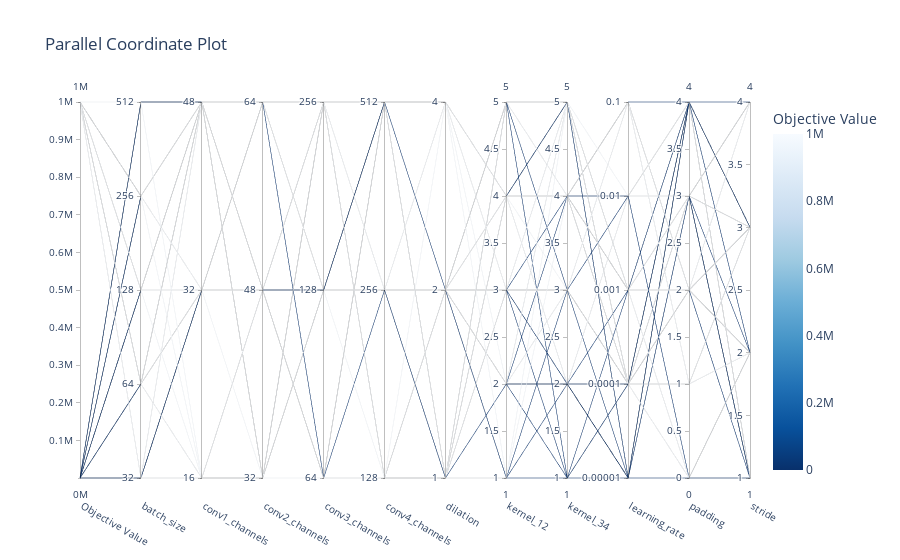

Here is the notebook cell this chart was saved with:
### Code cell
fig = optuna.visualization.plot_parallel_coordinate(study,params=['learning_rate','learning_rate','batch_size','conv1_channels','conv2_channels','conv3_channels','conv4_channels',
 'kernel_12', 'kernel_34','padding', 'stride','dilation'])
fig.show()

### Figure 1 — Plotly figure (JSON) as saved in the notebook; plotly's stock layout.template omitted (floating-point values rounded to 4 significant figures)
{"data": [{"dimensions": [{"label": "Objective Value", "range": [5.379, 1000000], "values": [1000000, 5.909, 12.24, 5.379, 8.93, 28.19, 9.054, 1000000, 13.41, 1000000, 6.839, 7.826, 6.837, 7.041, 1000000, 7.041, 7.041, 7.041, 7.041, 7.041, 7.041, 1000000, 7.041, 7.041, 5.979, 5.979, 5.979, 7.614, 5.979, 10.07, 5.979, 5.979, 5.804, 1000000, 1000000, 1000000, 1000000, 1000000, 1000000, 7.061, 7.169, 7.14, 14.53, 1000000, 1000000, 12.59, 7.073, 1000000, 8.574, 9.08, 12.0, 1000000, 1000000, 1000000, 1000000, 9.634, 12.19, 9.299, 8.013, 7.189, 9.129, 11.1, 1000000, 1000000, 11.62, 26.85, 8.517, 8.517, 8.517, 23.41]}, {"label": "batch_size", "range": [0, 4], "ticktext": [32, 64, 128, 256, 512], "tickvals": [0, 1, 2, 3, 4], "values": [0, 0, 0, 0, 0, 0, 0, 0, 0, 1, 1, 1, 1, 1, 1, 1, 1, 1, 1, 1, 1, 1, 1, 1, 1, 1, 1, 1, 1, 1, 1, 1, 1, 1, 1, 1, 1, 1, 1, 1, 1, 1, 1, 2, 2, 2, 2, 2, 2, 2, 2, 3, 3, 3, 3, 3, 3, 3, 3, 3, 3, 3, 3, 4, 4, 4, 4, 4, 4, 4]}, {"label": "conv1_channels", "range": [0, 2], "ticktext": [16, 32, 48], "tickvals": [0, 1, 2], "values": [0, 0, 1, 1, 1, 1, 1, 2, 2, 0, 0, 1, 1, 1, 1, 1, 1, 1, 1, 1, 1, 1, 1, 1, 1, 1, 1, 1, 1, 1, 1, 1, 1, 1, 1, 1, 1, 2, 2, 2, 2, 2, 2, 0, 1, 1, 2, 2, 2, 2, 2, 0, 1, 1, 2, 2, 2, 2, 2, 2, 2, 2, 2, 0, 2, 2, 2, 2, 2, 2]}, {"label": "conv2_channels", "range": [0, 2], "ticktext": [32, 48, 64], "tickvals": [0, 1, 2], "values": [0, 1, 1, 1, 1, 1, 2, 1, 1, 0, 1, 1, 1, 1, 1, 1, 1, 1, 1, 1, 1, 1, 1, 1, 1, 1, 1, 1, 1, 1, 1, 1, 1, 1, 1, 1, 1, 0, 0, 1, 1, 2, 2, 0, 0, 2, 0, 1, 2, 2, 2, 1, 2, 2, 0, 0, 1, 2, 2, 2, 2, 2, 2, 0, 0, 1, 2, 2, 2, 2]}, {"label": "conv3_channels", "range": [0, 2], "ticktext": [64, 128, 256], "tickvals": [0, 1, 2], "values": [0, 1, 0, 1, 1, 1, 0, 0, 0, 1, 2, 0, 2, 2, 2, 2, 2, 2, 2, 2, 2, 2, 2, 2, 2, 2, 2, 2, 2, 2, 2, 2, 2, 2, 2, 2, 2, 1, 2, 2, 2, 2, 2, 1, 2, 2, 2, 2, 2, 2, 2, 0, 1, 2, 1, 2, 1, 1, 1, 2, 2, 2, 2, 1, 1, 0, 2, 2, 2, 2]}, {"label": "conv4_channels", "range": [0, 2], "ticktext": [128, 256, 512], "tickvals": [0, 1, 2], "values": [2, 2, 2, 2, 2, 2, 2, 0, 0, 1, 2, 2, 2, 2, 2, 2, 2, 2, 2, 2, 2, 2, 2, 2, 2, 2, 2, 2, 2, 2, 2, 2, 2, 2, 2, 2, 2, 0, 0, 0, 1, 0, 0, 1, 1, 0, 0, 2, 0, 0, 0, 2, 1, 0, 1, 0, 2, 1, 1, 0, 0, 0, 0, 1, 1, 1, 0, 0, 0, 0]}, {"label": "dilation", "range": [0, 2], "ticktext": [1, 2, 4], "tickvals": [0, 1, 2], "values": [2, 0, 0, 0, 0, 0, 0, 0, 0, 1, 0, 0, 0, 0, 0, 0, 0, 0, 0, 0, 0, 0, 0, 0, 0, 0, 0, 0, 0, 0, 0, 0, 0, 0, 0, 0, 2, 0, 2, 0, 0, 1, 1, 1, 2, 1, 1, 2, 1, 1, 1, 2, 1, 0, 1, 1, 1, 1, 1, 1, 1, 1, 1, 2, 1, 0, 1, 1, 1, 1]}, {"label": "kernel_12", "range": [1, 5], "values": [4, 4, 4, 4, 4, 4, 1, 1, 3, 3, 4, 5, 4, 5, 5, 5, 5, 5, 5, 5, 5, 5, 5, 5, 4, 4, 4, 4, 4, 4, 4, 4, 4, 5, 4, 4, 4, 3, 3, 4, 4, 3, 4, 5, 2, 5, 5, 1, 3, 3, 2, 4, 2, 3, 5, 4, 2, 5, 2, 3, 1, 2, 4, 3, 2, 2, 2, 2, 2, 1]}, {"label": "kernel_34", "range": [1, 5], "values": [2, 4, 4, 4, 4, 4, 3, 5, 2, 3, 4, 5, 5, 5, 5, 5, 5, 5, 5, 5, 5, 5, 5, 5, 4, 4, 4, 4, 4, 4, 4, 4, 4, 5, 4, 4, 4, 3, 5, 5, 5, 5, 2, 4, 5, 1, 3, 4, 1, 4, 1, 3, 3, 3, 5, 4, 2, 4, 4, 2, 2, 2, 4, 3, 3, 5, 2, 2, 2, 1]}, {"label": "learning_rate", "range": [0, 4], "ticktext": [1e-05, 0.0001, 0.001, 0.01, 0.1], "tickvals": [0, 1, 2, 3, 4], "values": [3, 1, 3, 1, 3, 4, 3, 2, 2, 4, 1, 1, 1, 1, 1, 1, 1, 1, 1, 1, 1, 1, 1, 1, 1, 1, 1, 1, 1, 1, 1, 1, 1, 3, 4, 4, 1, 1, 2, 1, 1, 0, 3, 2, 2, 1, 1, 2, 1, 2, 2, 1, 1, 1, 1, 2, 0, 1, 2, 1, 1, 1, 4, 4, 0, 0, 0, 0, 0, 0]}, {"label": "padding", "range": [0, 4], "values": [4, 4, 4, 4, 4, 4, 0, 0, 2, 1, 3, 3, 3, 3, 3, 3, 3, 3, 3, 3, 3, 3, 3, 3, 3, 3, 3, 3, 3, 2, 3, 3, 4, 3, 2, 2, 3, 2, 2, 3, 3, 4, 3, 0, 2, 1, 0, 3, 4, 4, 3, 2, 1, 1, 0, 3, 0, 3, 4, 2, 4, 2, 1, 2, 3, 4, 4, 4, 4, 3]}, {"label": "stride", "range": [1, 4], "values": [1, 3, 3, 3, 3, 3, 2, 2, 2, 3, 3, 3, 3, 3, 4, 3, 3, 3, 3, 3, 3, 4, 3, 3, 3, 3, 3, 4, 3, 3, 3, 3, 3, 4, 3, 3, 3, 4, 2, 3, 3, 2, 1, 2, 3, 2, 1, 4, 1, 1, 1, 2, 3, 3, 2, 1, 1, 1, 1, 2, 1, 1, 2, 4, 1, 4, 1, 1, 1, 2]}], "labelangle": 30, "labelside": "bottom", "line": {"color": [1000000, 5.909, 12.24, 5.379, 8.93, 28.19, 9.054, 1000000, 13.41, 1000000, 6.839, 7.826, 6.837, 7.041, 1000000, 7.041, 7.041, 7.041, 7.041, 7.041, 7.041, 1000000, 7.041, 7.041, 5.979, 5.979, 5.979, 7.614, 5.979, 10.07, 5.979, 5.979, 5.804, 1000000, 1000000, 1000000, 1000000, 1000000, 1000000, 7.061, 7.169, 7.14, 14.53, 1000000, 1000000, 12.59, 7.073, 1000000, 8.574, 9.08, 12.0, 1000000, 1000000, 1000000, 1000000, 9.634, 12.19, 9.299, 8.013, 7.189, 9.129, 11.1, 1000000, 1000000, 11.62, 26.85, 8.517, 8.517, 8.517, 23.41], "colorbar": {"title": {"text": "Objective Value"}}, "colorscale": [[0, "rgb(247,251,255)"], [0.125, "rgb(222,235,247)"], [0.25, "rgb(198,219,239)"], [0.375, "rgb(158,202,225)"], [0.5, "rgb(107,174,214)"], [0.625, "rgb(66,146,198)"], [0.75, "rgb(33,113,181)"], [0.875, "rgb(8,81,156)"], [1, "rgb(8,48,107)"]], "reversescale": true, "showscale": true}, "type": "parcoords"}], "layout": {"title": {"text": "Parallel Coordinate Plot"}}}
